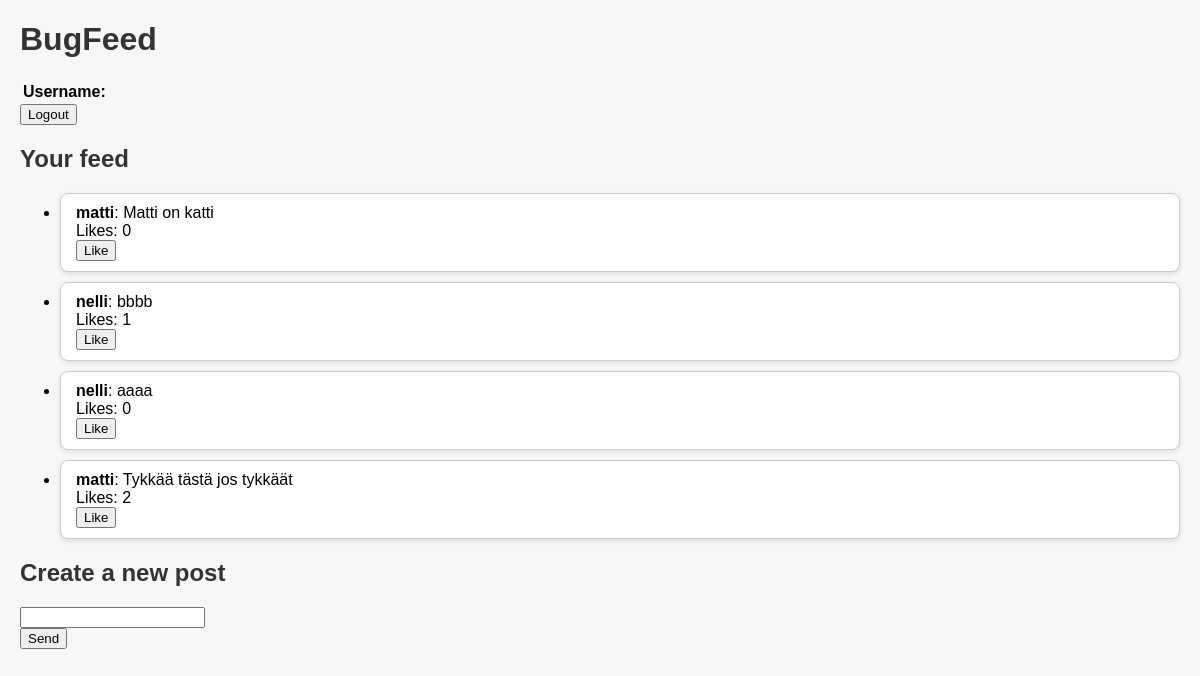
Before: / with the older database file.
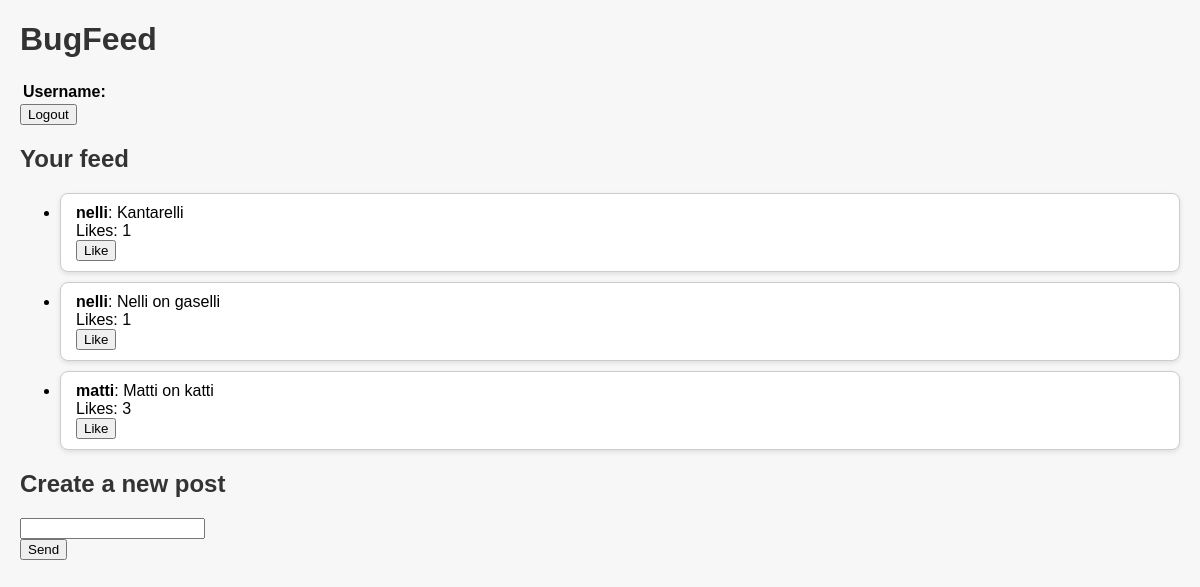
After: the same page with the newer database file.
### bugfeed/models.py (models this page shows, shortened)
class FeedItem(models.Model):
    owner = models.ForeignKey(User, on_delete=models.CASCADE)
    content = models.TextField()
    pub_date = models.DateTimeField('date published', auto_now_add=True)
    likes = models.ManyToManyField(User, related_name='liked_posts', blank=True)

### bugfeed/views.py (the view)
# urls.py: path('', homePageView, name='index'),
def homePageView(request):
	posts = FeedItem.objects.all().order_by('-pub_date')
	context = {"posts": posts}
	return render(request, 'pages/index.html', context)

### bugfeed/templates/pages/index.html (shortened to what this page needs)
<!DOCTYPE html>
{% load static %}
<html xmlns="http://www.w3.org/1999/xhtml">
<head>
    <link rel="stylesheet" href="{% static 'css/style.css' %}">
</head>
<body>
    <h1>BugFeed</h1>
    <table>
        <tr>
            <th style="text-align:left">Username:
            <td>{{user.username}}
    </table>
    <form action="logout/" method="POST">
        <input type="submit" value="Logout" />
    </form>
    <h2>Your feed</h2>
    <ul>
        {% for post in posts %}
        <li class="post">
            <b>{{post.owner.username}}</b>: {{post.content}}<br>
            Likes: {{ post.likes.count }}
            <form action="{% url 'like' post.id %}" method="POST">
                <button type="submit">
                    {% if user in post.likes.all %}
                        Unlike
                    {% else %}
                        Like
                    {% endif %}
                </button>
            </form>
        </li>
        {% endfor %}
    </ul>
    <h2>Create a new post</h2>
    <form action="add/" method="POST">
        <input type="text" name="content" /><br />
        <input type="submit" value="Send" />
    </form>
</body>
</body>
</html>

### bugfeed/static/css/style.css (style rules this page uses)
body { font-family: Arial; background-color: #f7f7f7; margin: 20px; }
h1, h2 { color: #333; }
.post { background-color: #fff; border: 1px solid #ccc; border-radius: 8px; padding: 10px 15px; margin-bottom: 10px; box-shadow: 0px 2px 5px rgba(0, 0, 0, 0.1); }

Changed rows visible on the page:
removed FeedItem: owner.username "nelli", content "bbbb", likes.count "1", shows "Like"
removed FeedItem: owner.username "nelli", content "aaaa", likes.count "0", shows "Like"
removed FeedItem: owner.username "matti", content "Tykkää tästä jos tykkäät", likes.count "2", shows "Like"
added FeedItem: owner.username "nelli", content "Kantarelli", likes.count "1", shows "Like"
added FeedItem: owner.username "nelli", content "Nelli on gaselli", likes.count "1", shows "Like"
computed for FeedItem "Matti on katti": likes.count "0" → "3"
